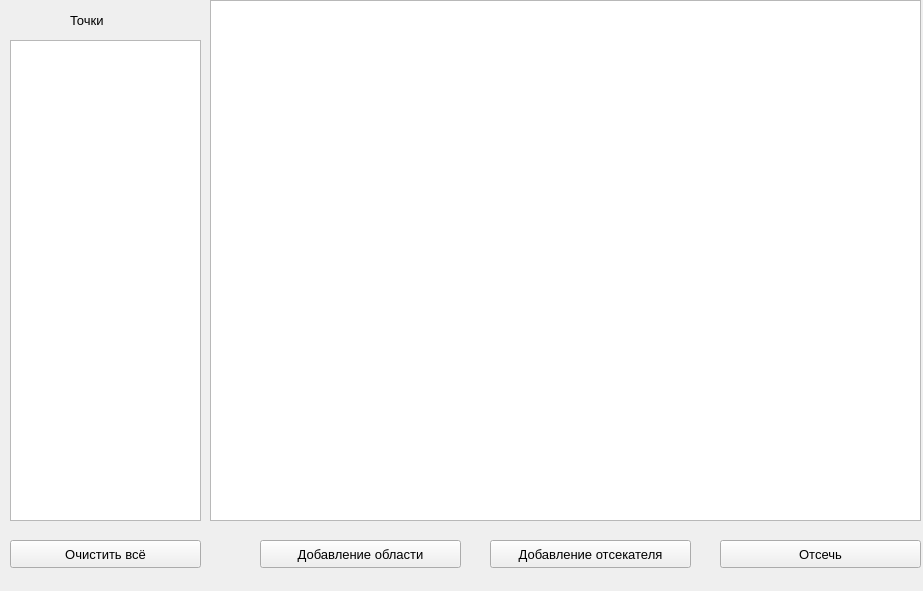
<?xml version="1.0" encoding="UTF-8"?>
<ui version="4.0">
 <class>MainWindow</class>
 <widget class="QMainWindow" name="MainWindow">
  <property name="geometry">
   <rect>
    <x>0</x>
    <y>0</y>
    <width>923</width>
    <height>591</height>
   </rect>
  </property>
  <property name="font">
   <font>
    <pointsize>10</pointsize>
   </font>
  </property>
  <property name="windowTitle">
   <string>MainWindow</string>
  </property>
  <widget class="QWidget" name="centralwidget">
   <widget class="QGraphicsView" name="graphicsView">
    <property name="geometry">
     <rect>
      <x>210</x>
      <y>0</y>
      <width>711</width>
      <height>521</height>
     </rect>
    </property>
   </widget>
   <widget class="QLabel" name="label_3">
    <property name="geometry">
     <rect>
      <x>70</x>
      <y>10</y>
      <width>51</width>
      <height>20</height>
     </rect>
    </property>
    <property name="text">
     <string>Точки</string>
    </property>
   </widget>
   <widget class="QTextEdit" name="points_table">
    <property name="geometry">
     <rect>
      <x>10</x>
      <y>40</y>
      <width>191</width>
      <height>481</height>
     </rect>
    </property>
   </widget>
   <widget class="QPushButton" name="adding_lines_btn">
    <property name="geometry">
     <rect>
      <x>260</x>
      <y>540</y>
      <width>201</width>
      <height>28</height>
     </rect>
    </property>
    <property name="text">
     <string>Добавление области</string>
    </property>
   </widget>
   <widget class="QPushButton" name="adding_cutter_btn">
    <property name="geometry">
     <rect>
      <x>490</x>
      <y>540</y>
      <width>201</width>
      <height>28</height>
     </rect>
    </property>
    <property name="text">
     <string>Добавление отсекателя</string>
    </property>
   </widget>
   <widget class="QPushButton" name="cut_btn">
    <property name="geometry">
     <rect>
      <x>720</x>
      <y>540</y>
      <width>201</width>
      <height>28</height>
     </rect>
    </property>
    <property name="text">
     <string>Отсечь</string>
    </property>
   </widget>
   <widget class="QPushButton" name="clear_btn">
    <property name="geometry">
     <rect>
      <x>10</x>
      <y>540</y>
      <width>191</width>
      <height>28</height>
     </rect>
    </property>
    <property name="text">
     <string>Очистить всё</string>
    </property>
   </widget>
  </widget>
 </widget>
 <resources/>
 <connections/>
</ui>
